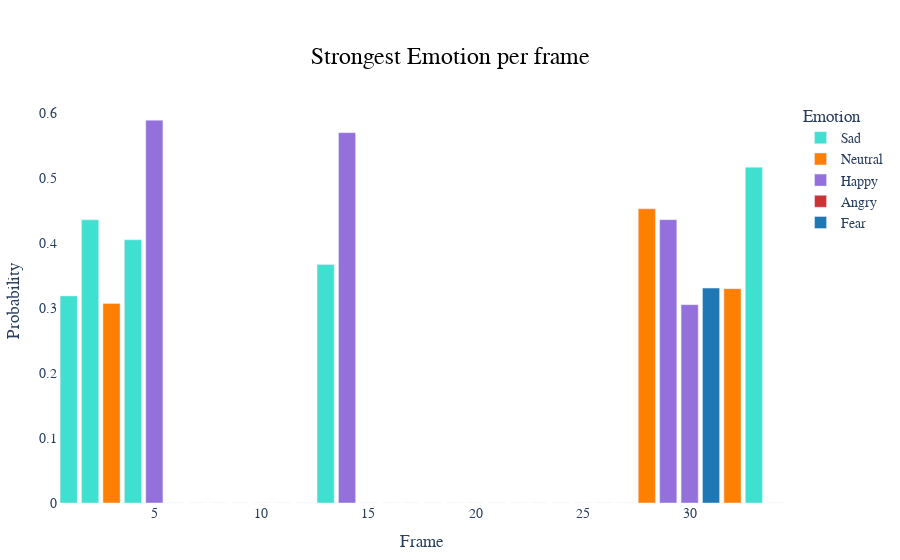

Notebook cell for this chart:
### Code cell
fig = get_strongest_emotions_plot(df)
fig.show()

### Figure 1 — Plotly figure (JSON) as saved in the notebook; plotly's stock layout.template omitted (floating-point values rounded to 4 significant figures)
{"data": [{"alignmentgroup": "True", "customdata": [["Sad"], ["Sad"], ["Sad"], ["Sad"], ["Sad"]], "hoverinfo": "all", "hoverlabel": {"bgcolor": "white", "font": {"size": 14}}, "hovertemplate": "Emotion: %{fullData.name}<br>Frame: %{x}<br>Probability: %{y:.2f}", "legendgroup": "Sad", "marker": {"color": "#40E0D0", "pattern": {"shape": ""}}, "name": "Sad", "offsetgroup": "Sad", "orientation": "v", "showlegend": true, "textposition": "auto", "type": "bar", "x": [1, 2, 4, 13, 33], "xaxis": "x", "y": [0.3189, 0.4361, 0.4054, 0.3673, 0.517], "yaxis": "y"}, {"alignmentgroup": "True", "customdata": [["Neutral"], ["Neutral"], ["Neutral"]], "hoverinfo": "all", "hoverlabel": {"bgcolor": "white", "font": {"size": 14}}, "hovertemplate": "Emotion: %{fullData.name}<br>Frame: %{x}<br>Probability: %{y:.2f}", "legendgroup": "Neutral", "marker": {"color": "#ff7f00", "pattern": {"shape": ""}}, "name": "Neutral", "offsetgroup": "Neutral", "orientation": "v", "showlegend": true, "textposition": "auto", "type": "bar", "x": [3, 28, 32], "xaxis": "x", "y": [0.3073, 0.4532, 0.3301], "yaxis": "y"}, {"alignmentgroup": "True", "customdata": [["Happy"], ["Happy"], ["Happy"], ["Happy"]], "hoverinfo": "all", "hoverlabel": {"bgcolor": "white", "font": {"size": 14}}, "hovertemplate": "Emotion: %{fullData.name}<br>Frame: %{x}<br>Probability: %{y:.2f}", "legendgroup": "Happy", "marker": {"color": "#9370DB", "pattern": {"shape": ""}}, "name": "Happy", "offsetgroup": "Happy", "orientation": "v", "showlegend": true, "textposition": "auto", "type": "bar", "x": [5, 14, 29, 30], "xaxis": "x", "y": [0.5896, 0.5704, 0.4363, 0.3055], "yaxis": "y"}, {"alignmentgroup": "True", "customdata": [["Angry"], ["Angry"], ["Angry"], ["Angry"], ["Angry"], ["Angry"], ["Angry"], ["Angry"], ["Angry"], ["Angry"], ["Angry"], ["Angry"], ["Angry"], ["Angry"], ["Angry"], ["Angry"], ["Angry"], ["Angry"], ["Angry"], ["Angry"], ["Angry"]], "hoverinfo": "all", "hoverlabel": {"bgcolor": "white", "font": {"size": 14}}, "hovertemplate": "Emotion: %{fullData.name}<br>Frame: %{x}<br>Probability: %{y:.2f}", "legendgroup": "Angry", "marker": {"color": "#CA3435", "pattern": {"shape": ""}}, "name": "Angry", "offsetgroup": "Angry", "orientation": "v", "showlegend": true, "textposition": "auto", "type": "bar", "x": [6, 7, 8, 9, 10, 11, 12, 15, 16, 17, 18, 19, 20, 21, 22, 23, 24, 25, 26, 27, 34], "xaxis": "x", "y": [0, 0, 0, 0, 0, 0, 0, 0, 0, 0, 0, 0, 0, 0, 0, 0, 0, 0, 0, 0, 0], "yaxis": "y"}, {"alignmentgroup": "True", "customdata": [["Fear"]], "hoverinfo": "all", "hoverlabel": {"bgcolor": "white", "font": {"size": 14}}, "hovertemplate": "Emotion: %{fullData.name}<br>Frame: %{x}<br>Probability: %{y:.2f}", "legendgroup": "Fear", "marker": {"color": "#1f77b4", "pattern": {"shape": ""}}, "name": "Fear", "offsetgroup": "Fear", "orientation": "v", "showlegend": true, "textposition": "auto", "type": "bar", "x": [31], "xaxis": "x", "y": [0.331], "yaxis": "y"}], "layout": {"barmode": "relative", "font": {"family": "Arial", "size": 14}, "legend": {"title": {"text": "Emotion"}, "tracegroupgap": 0}, "margin": {"b": 50, "l": 50, "r": 50, "t": 100}, "plot_bgcolor": "white", "title": {"font": {"color": "black", "size": 24}, "text": "Strongest Emotion per frame", "x": 0.5, "y": 0.9, "yanchor": "middle"}, "xaxis": {"anchor": "y", "domain": [0, 1], "title": {"text": "Frame"}}, "yaxis": {"anchor": "x", "domain": [0, 1], "title": {"text": "Probability"}}}}
